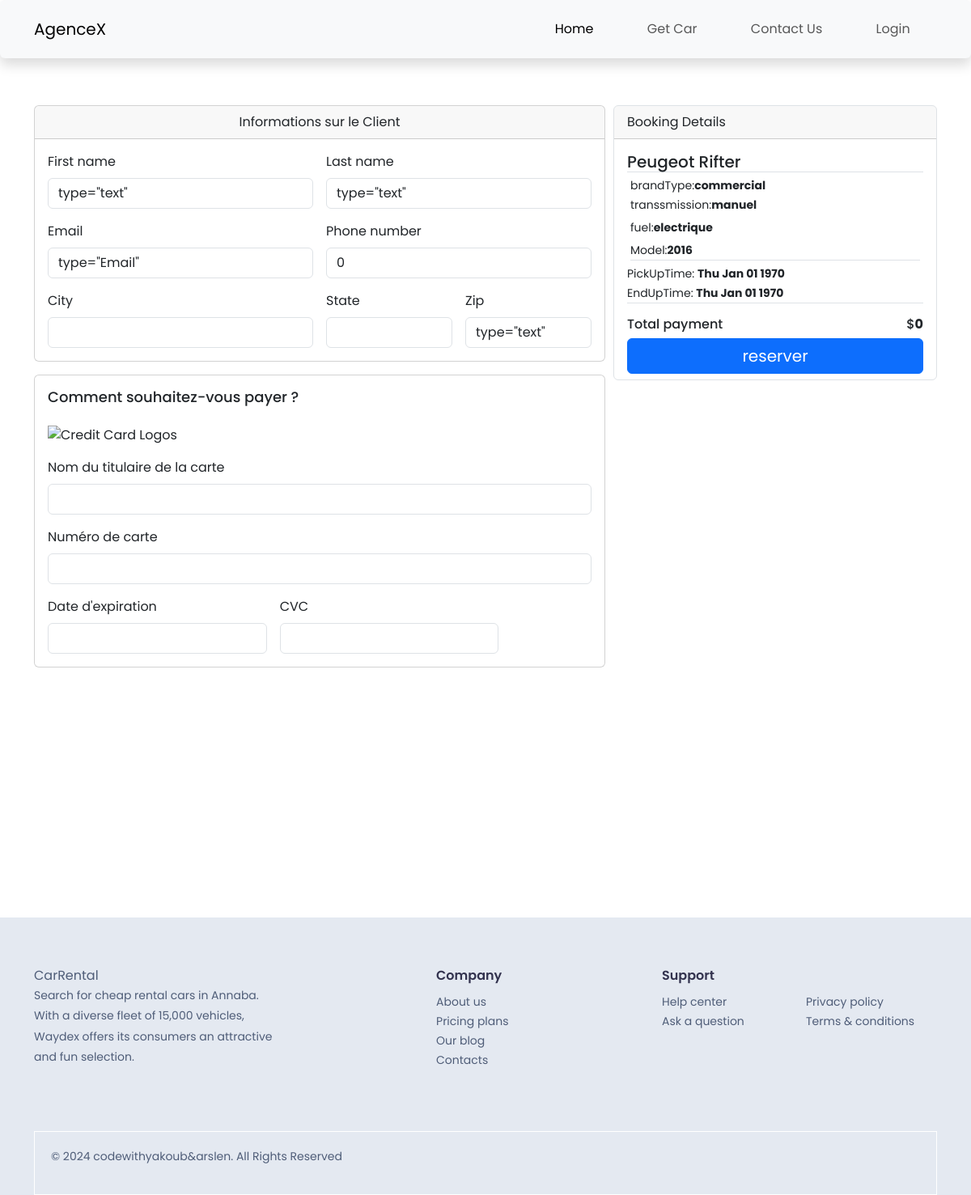
Screenshot of /frontend/website/reservationFormulaire/reservation.php?marque=Peugeot Rifter with the database file from the repository.
### tables this page shows
CREATE TABLE `voiture` (
  `idVoiture` int(255) NOT NULL,
  `numeroSequence` varchar(7) NOT NULL,
  `marque` text NOT NULL,
  `type` enum('touristique','poids lourd ','commercial','transport') NOT NULL,
  `anne` year(4) NOT NULL,
  `codeWilaya` int(2) NOT NULL,
  `etat` varchar(25) NOT NULL DEFAULT 'disponible',
  `prix` double NOT NULL,
  `transsmission` text NOT NULL,
  `fuel` text NOT NULL
);

### frontend/website/reservationFormulaire/reservation.php (the view, shortened to what this page needs)
<?php
include_once "../../../backend/database/database.php";
  $sqlQuery=<<<Query
  SELECT * FROM voiture WHERE marque='{$_GET['marque']}'
  Query;
  $sql=$db->prepare($sqlQuery);
  $sql->execute();
  $result=$sql->fetch();
?>
<!DOCTYPE html>
<html lang="en">
<head>
</head>
<body>
    <link rel="stylesheet" href="../reservationFormulaire/reservation.css"  />
    <link rel="stylesheet" href="../../../bootstrap/css/bootstrap.min.css"  />
</body>
<?php
    include '../menuBar/menubar.php'
    ?>
    <form class='container mb-5' style='display: grid;
    grid-template-columns: 1fr 400px;
    padding-top: 10px;
    column-gap: 10px;'method='post' action='../../../backend/backendscript/resevationscript.php?brand=<?php echo $result['idVoiture']?>'>
        <article class='payment'>
        <div class="card mb-3">
    <div class="card-header text-center">Informations sur le Client</div>
      <div class="card-body">
      <div class="row g-3">
            <div class="col-md-6">
              <label for="validationDefault01" class="form-label">First name</label>
              <input name='firstname' value=<?php echo $_SESSION['nom']?> type="text" class="form-control" id="validationDefault01"  >
            </div>
            <div class="col-md-6">
              <label for="validationDefault02" class="form-label">Last name</label>
              <input  name='lastname' value=<?php echo $_SESSION['prenom']?> type="text" class="form-control" id="validationDefault02" >
            </div>
            <div class="col-md-6">
              <label for="validationDefault02" class="form-label">Email</label>
              <input  name='email' value=<?php echo $_SESSION['adressEmail']?> type="Email" class="form-control" id="validationDefault02" >
            </div>
            <div class="col-md-6">
              <label for="validationDefault03" class="form-label">Phone number</label>
              <input name='phonenumber' value=<?php echo "0".$_SESSION['numeroDeTelphone']?> type="tel" class="form-control" id="validationDefault03" >
            </div>
            <div class="col-md-6">
              <label for="validationDefault03" class="form-label">City</label>
              <select name='city'  id="algerian_states" class='form-control' >
                  <option>
                  </option>
            <option value="Adrar">Adrar</option>
          </select>
            </div>
            <div class="col-md-3">
              <label for="validationDefault04" class="form-label">State</label>
              <input name='state' value="<?php echo htmlspecialchars($_SESSION['rue'])?>" type="text" class="form-control" id="validationDefault03" >
            </div>
            <div class="col-md-3">
              <label for="validationDefault05" class="form-label">Zip</label>
              <input name='zip' value=<?php echo $_SESSION['codepostal']?> type="text" class="form-control" id="validationDefault05" >
            </div>
      </div>
</div>
      </div>
  <div class="card mb-5">
      <div class="card-body">
      <div class="row g-3">
          <h3 class='col-md-12 card-title' style='font-size:18px'>
          Comment souhaitez-vous payer ?
          </h3>
          <div class="card-text">
<a style='cursor:pointer'><img alt="Credit Card Logos" title="Credit Card Logos" src="https://www.shift4shop.com/images/credit-card-logos/cc-sm-5.png" width="249" height="28" border="0" /></a>
          </div>
            <div class="col-md-12 ">
              <label for="validationDefault01" class="form-label">Nom du titulaire de la carte</label>
              <input name='firstname' type="text" class="form-control" id="validationDefault01"  >
            </div>
            <div class="col-md-12">
              <label for="validationDefault02" class="form-label">Numéro de carte</label>
              <input  name='num' type="Email" class="form-control" id="validationDefault02" >
            </div>
            <div class="col-md-5">
              <label for="validationDefault02" class="form-label">Date d'expiration</label>
              <input
    type="text"
    pattern="(?:0[1-9]|1[0-2])/[0-9]{2}"
    title="Enter a date in this format MM/YY"
    class='form-control'
  />
            </div>
            <div class="col-md-5">
              <label for="validationDefault02" class="form-label">CVC</label>
              <input  name='email' type="Email" class="form-control" id="validationDefault02" >
            </div>
      </div>
</div>
      </div>
        </article>
        <section id='booking-formulaire' class='border card' style='height:340px;position:sticky;top:10px'>
            <div class="card-header">
                Booking Details
            </div>
        <div class="card-body">
                <h3 style='font-size:20px' class="card-title border-bottom mb-1">
                <?php echo $result['marque'] ?>
                </h3>
            <div class="card-text border-bottom m-1">
                <p class='m-0'>
                    <small>brandType:<strong><?php echo  $result['type'] ?></strong> </small>
                </p>
                <p class='mb-1'>
                    <small>transsmission:<strong><?php echo $result['transsmission'] ?></strong></small>
                </p>
                <p class='mb-1'>
                    <small>fuel:<strong><?php echo $result['fuel'] ?></strong></small>
                </p>
                <p class='m-0'>
                    <small>Model:<strong><?php echo $result['anne'] ?></strong> </small>
                </p>
            </div>
            <div class='card-text border-bottom mb-2'>
                <p class='m-0'>
                    <small>PickUpTime: <strong class='PickUpTime'></strong></small>
                </p>
                <p class='m-0'>
                    <small>EndUpTime: <strong class='EndUpTime'></strong></small>
                </p>
            </div>
            <div class='card-text'>
                <div
                class="total-price d-flex justify-content-between align-items-center mt-3"
              >
                <h3 style='font-size:1rem;'>Total payment</h3>
                <h3 style='font-size:1rem;'>$<strong class='totalpayment'></strong></h3>
              </div>
              <input style='font-size:1.25rem;' type="submit" name='submit' class="btn btn-primary w-100" value='reserver'>
            </div>
        </div>
        </section>
</form>
    <?php
        include '../footer/footer.php'
    ?>
</html>

### frontend/website/reservationFormulaire/reservation.css (style rules this page uses)
* { margin: 0; padding: 0; box-sizing: border-box; font-family: "Poppins" , sans-serif; }
p { margin: 0px; }
#booking-formulaire { position:sticky; top :10px; }

### frontend/website/menuBar/menubar.css (style rules this page uses)
.card { max-height: 75vh; }

### frontend/website/footer/footer.css (style rules this page uses)
:root { --carolina-blue: hsl(204, 91%, 53%); --alice-blue-4: hsl(217, 33%, 92%); --independence: hsl(219, 21%, 39%); --space-cadet: hsl(240, 22%, 25%); --white: hsl(0, 0%, 100%); --gradient: linear-gradient( to top, var(--alice-blue-2), var(--alice-blue-3) ); --ff-nunito: "Nunito", sans-serif; --fs-6: 0.875rem; --fs-7: 0.625rem; --fw-600: 600; --radius-10: 10px; }
@media (min-width: 768px) { :root { --fs-1: 2.625rem; } }
@media (min-width: 556px) { :root { --fs-1: 2.875rem; --fs-2: 2rem; } }

### rows the page displays
voiture: marque "Peugeot Rifter", type "commercial", transsmission "manuel", fuel "electrique", anne "2016"
